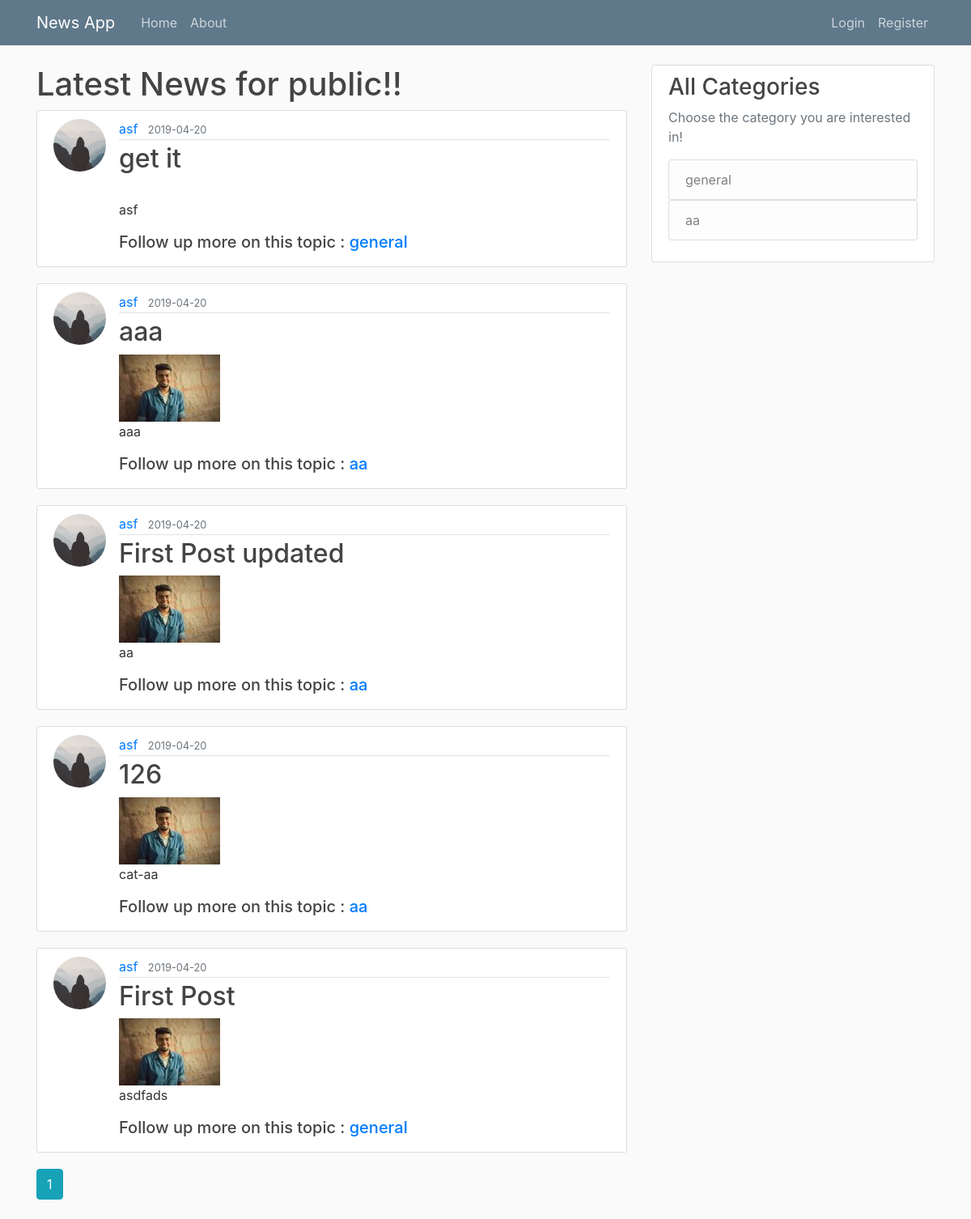
Page /home on the earlier database version.
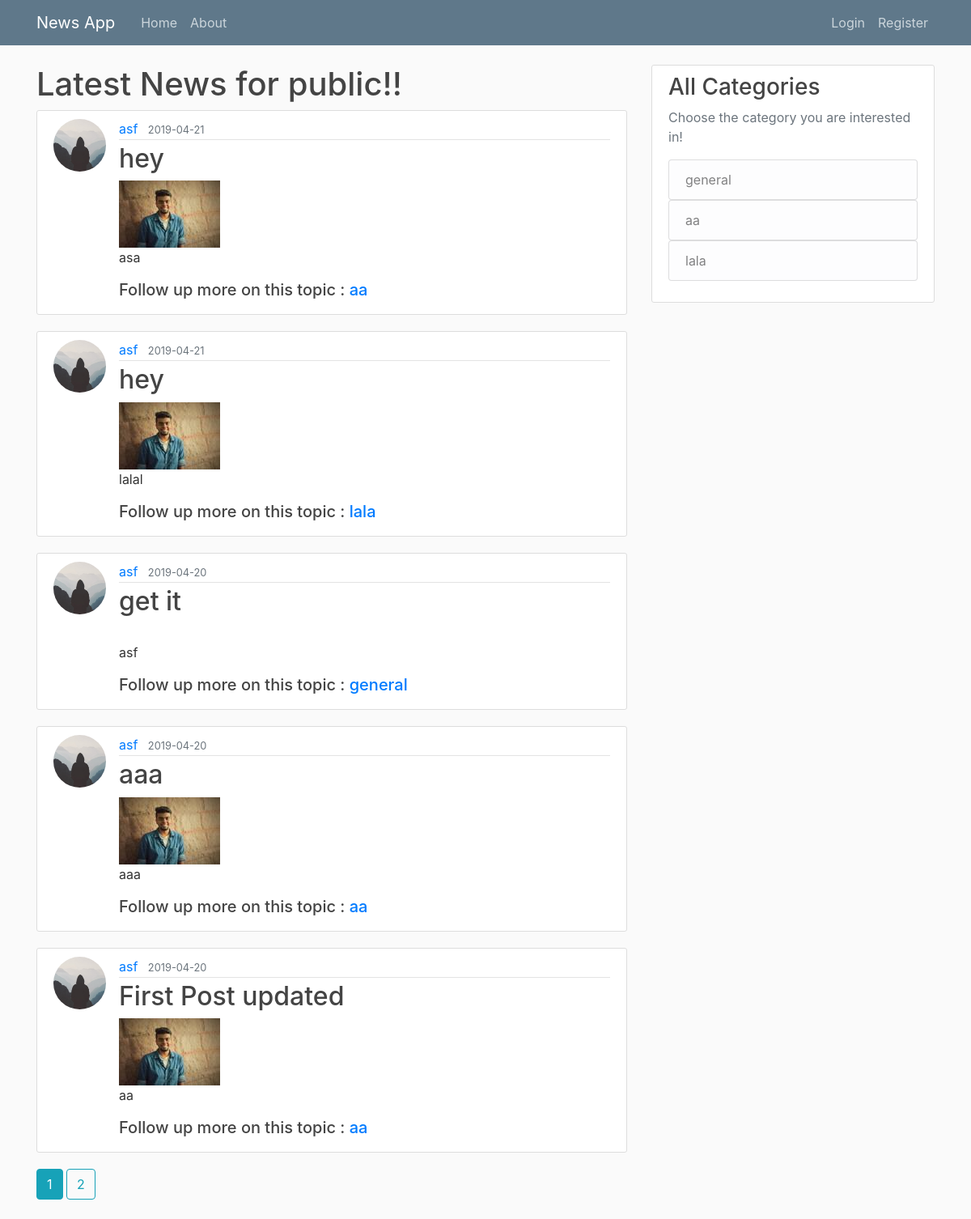
Same page on the later database version.
### flaskblog/models.py (models this page shows, shortened)
class Post(db.Model):
    id = db.Column(db.Integer, primary_key=True)
    title = db.Column(db.String(100), nullable=False)
    date_posted = db.Column(db.DateTime, nullable=False,
                            default=datetime.utcnow)
    content = db.Column(db.Text, nullable=False)
    user_id = db.Column(db.Integer, db.ForeignKey('user.id'), nullable=False)
    image_file = db.Column(db.String(20), nullable=False,
                           default='default1.jpg')
    category = db.Column(db.String(20), nullable=False)

class User(db.Model, UserMixin):
    id = db.Column(db.Integer, primary_key=True)
    username = db.Column(db.String(20), unique=True, nullable=False)
    email = db.Column(db.String(120), unique=True, nullable=False)
    image_file = db.Column(db.String(20), nullable=False,
                           default='default.jpg')
    password = db.Column(db.String(60), nullable=False)
    posts = db.relationship('Post', backref='author', lazy=True)

### flaskblog/main/routes.py (the view)
@main.route("/")
@main.route("/home")
def home():
    page = request.args.get('page', 1, type=int)
    posts = Post.query.order_by(
        Post.date_posted.desc()).paginate(page=page, per_page=5)
    dis_cats = []
    for dis_cat in db.session.query(Post.category).distinct():
        dis_cats.append(dis_cat.category)
    return render_template('home.html', posts=posts, dis_cats=dis_cats)

### flaskblog/templates/home.html
{% extends "layout.html" %} {% block content %}
<h1>Latest News for public!!</h1>
{% for post in posts.items %}
<article class="media content-section">
  <img
    src="{{ url_for('static',filename='profile_pics/' + post.author.image_file) }}"
    alt=""
    class="rounded-circle article-img"
  />
  <div class="media-body">
    <div class="article-metadata">
      <a class="mr-2" href="{{ url_for('users.user_posts', username=post.author.username) }}">{{ post.author.username }}</a>
      <small class="text-muted">{{
        post.date_posted.strftime("%Y-%m-%d")
      }}</small>
    </div>
    <h2>
      <a class="article-title" href="{{ url_for('posts.post',post_id=post.id) }}">{{
        post.title
      }}</a>
    </h2>
    <img src="{{ url_for('static',filename='profile_pics/' + post.image_file) }}" alt="" class="responsive" />
    <p class="article-content">{{ post.content }}</p>
    <h5>Follow up more on this topic  : <a class="" href="{{ url_for('posts.cat_post', category=post.category) }}">{{ post.category }}</a></h5>
  </div>
</article>
{% endfor %}
{% for page_num in posts.iter_pages(left_edge=1, right_edge=1, left_current=1, right_current=2) %}
  {% if page_num %}
    {% if posts.page == page_num %}
      <a class='btn btn-info mb-4' href="{{ url_for('main.home',page=page_num)}}">{{ page_num }}</a>
    {% else %}
      <a class='btn btn-outline-info mb-4' href="{{ url_for('main.home',page=page_num)}}">{{ page_num }}</a>
    {% endif %}
  {% else %}
  ...
  {% endif %}
{% endfor %}
{% endblock content %}

Differences in the rows shown:
no longer on this page (row unchanged): Post: image_file (placeholder picture), author.username "asf", date_posted "2019-04-20", title "126", content "cat-aa", category "aa"
no longer on this page (row unchanged): Post: image_file (placeholder picture), author.username "asf", date_posted "2019-04-20", title "First Post", content "asdfads", category "general"
added Post: image_file (placeholder picture), author.username "asf", date_posted "2019-04-21", title "hey", content "asa", category "aa"
added Post: image_file (placeholder picture), author.username "asf", date_posted "2019-04-21", title "hey", content "lalal", category "lala"
Other differences:
new list line: "2"
new list line: "lala"
